Frame 1 (no input): blank canvas, image omitted
Frame 60 (no input): blank canvas, image omitted
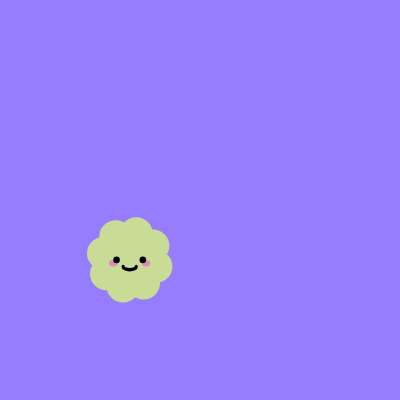
Frame 120 (the mouse pressed at the canvas centre since frame 60)

The p5.js sketch whose frames 1 and 60 were blank and that drew this single picture after the mouse press (run headless with seeded random() and noise() and a simulated clock; from frame 60 on, the mouse is pressed at the canvas centre):

// p5.js sketch
// ── sketch.js
let c = [];

function setup() {
  createCanvas(400, 400);
  console.log("hi");
  // c.push(new Cloud(200, 200, 100));
}

function mousePressed() {
  c.push(new Cloud(mouseX, mouseY, random(30, 80)))
}



function draw() {
  background(150, 125, 255);
  // text(c.length, 50, 50);
  for (let i = 0; i < c.length; i++) {
    c[i].move();
    c[i].display();
  }

  for (let i = c.length - 1; i >= 0; i--) {
    if (c[i].isDone) {
      c.splice(i, 1)
    }
  }
}

class Cloud {
  constructor(x, y, s) {
    this.x = x;
    this.y = y;
    this.s = s;
    this.speedX = random(-2, 2);
    this.speedY = random(-2, 2);

    this.isDone = false;
  }

  checkBounds() {
    if (this.x > width || this.y > height || this.x < 0 || this.y < 0) {
      this.isDone = true;
    }
  }

  move() {
    this.x += this.speedX;
    this.y += this.speedY;
  }
  display() {
    push()
    translate(this.x, this.y)
    // rotate(frameCount * 0.05)
    noStroke()
    fill(200, 220, 150)
    circle(0, 0, this.s)

    for (let a = 0; a < 2 * PI; a += PI / 4) {
      push();
      rotate(a);
      circle(this.s * 0.4, this.s * 0.1, this.s * 0.5);
      pop();
    }

    // blushes
    noStroke()
    fill(255, 10, 255, 100)
    ellipse(0 - this.s / 4, 0 + this.s / 20, this.s / 8, this.s / 10)
    ellipse(0 + this.s / 4, 0 + this.s / 20, this.s / 8, this.s / 10)

    // eyes
    noStroke();
    fill(0);
    circle(0 - this.s / 5, 0, this.s / 10);
    circle(0 + this.s / 5, 0, this.s / 10);

    stroke(0)
    noFill()
    strokeWeight(this.s / 20)
    arc(0, 0 + this.s / 10, this.s / 5, this.s / 10, 0, PI)
    pop()
    this.checkBounds();
  }
}

class Firework {
  constructor(startX, startY) {
    this.x = startX;
    this.y = startY;
    this.size = random(2, 10);
    this.hue = random(0, 360);

    this.speedX = random(-3, 3);
    this.speedY = random(-1, -3);

    this.isDone = false;
  }

  checkBounds() {
    if (this.x > width || this.x < 0 || this.y > height || this.y < 0) {
      this.isDone = true;
    }
  }

  update() {
    this.x += this.speedX;
    this.y += this.speedY;
  }
  display() {

    push();
    translate(this.x, this.y);

    colorMode(HSB)
    fill(this.hue, 80, 100)
    noStroke();
    circle(0, 0, this.size);

    pop();
  }
}
